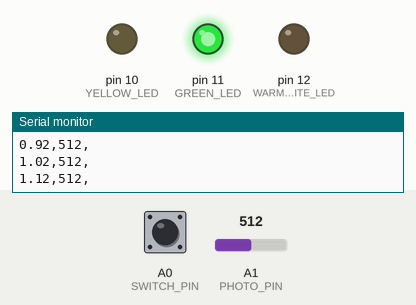
Simulated run of this sketch. Board: Arduino Uno, built with avr-gcc and run on an emulated ATmega328P. Shown: output pins drawn as LEDs (lit = HIGH), the last lines printed to the serial monitor. The test bench sets the inputs (shaded band); at power-on: A0 (SWITCH_PIN) HIGH, A1 (PHOTO_PIN) = 512.

Above: at 1.2 s.
1.3 s: A0 (SWITCH_PIN) pulled LOW for 1 s
At 1.53 s:
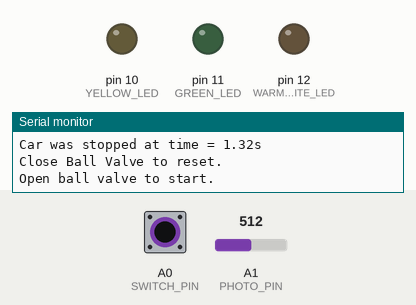
At 2.9 s:
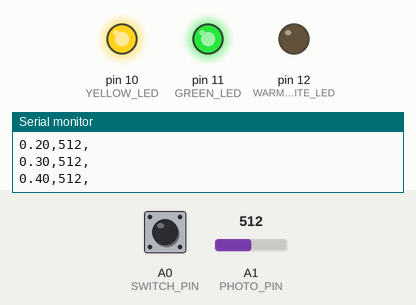
3.9 s: A0 (SWITCH_PIN) pulled LOW for 0.15 s
At 4.7 s:
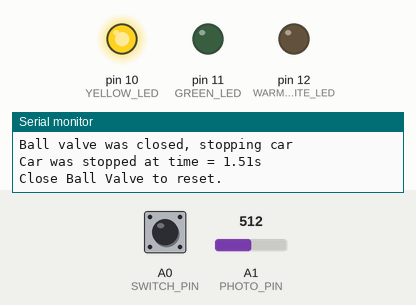
Timing chart, 0 to 6.9 s (numbered marks = the images above; inputs shaded):
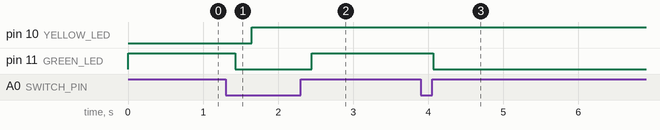

The sketch:

batterycode26.ino
```cpp
/*
Code for the 2026 Purdue (battery) Chem-E-Car powered by an alkaline battery for the regional competition.
Created by Kenneth Meng, Madhav Valiyaparambil, Alice Hai Last updated March 1, 2024
*/

#define PHOTO_PIN A1
#define SWITCH_PIN A0
#define VOLTAGE_PIN A3

#define WARMWHITE_LED 12
#define GREEN_LED 11
#define YELLOW_LED 10

#define AIN1 5
#define AIN2 6
#define BIN1 7
#define BIN2 8

#define NUM_TO_AVERAGE 120 // how many data points to average to determine the initial value
#define NUM_TO_SKIP 85 // number of data points at the beginning to skip to account for change in light level from opening the ball valve


// variables for keeping track of time for recording data without using delay()
unsigned long startTime;
unsigned long currentTime;
unsigned long previousTime = 0;

void setup() {
  // start serial communication
  Serial.begin(9600);

  // set up pins
  pinMode(SWITCH_PIN, INPUT_PULLUP);
  pinMode(WARMWHITE_LED, OUTPUT);
  pinMode(GREEN_LED, OUTPUT);
  pinMode(YELLOW_LED, OUTPUT);
}

void loop() {

  int photoOut;
  unsigned long photoTotal = 0;
  float initialPhotoAvg = 1;
  int runningStatus = 1;
  float photoFraction = 0;
  int i = 1;
  int photo1 = 0;
  int photo2 = 0;
  int photo3 = 0;
  float photoAvg = 0;
  int thresh = 0;

  digitalWrite(WARMWHITE_LED, LOW); // warm white LED off indicates the car will start

  /*while(true) { //Code to check if photoresistor is working
    photoOut = analogRead(PHOTO_PIN);
    photo1 = analogRead(PHOTO_PIN);
    photo2 = analogRead(PHOTO_PIN);
    photo3 = analogRead(PHOTO_PIN);

    photoAvg = (float) (photo1 + photo2 + photo3)/3;
    Serial.print(photoAvg);
    Serial.print("\n");
    delay(200);
  }*/

  Serial.println("Open ball valve to start.");
  while (!digitalRead(SWITCH_PIN)){ // reed switch is open (magnet is close to it), keep car stationary
    delay(200);
    if(analogRead(PHOTO_PIN) != 0) // if the photoresistor is connected (0 if unconnected)
    {
      digitalWrite(YELLOW_LED, HIGH); // turn on the yellow LED
    } else
    {
      digitalWrite(YELLOW_LED, LOW); // turn off the yellow LED
    }
  }

  Serial.println("Ball valve was opened, starting car");
  digitalWrite(GREEN_LED, HIGH); // turn on green LED to indicate ball valve opening was detected
  startTime = millis();

  do{
    currentTime = millis() - startTime; // calculate time since the car was started
    if (currentTime > 12000) // 8.5-second delay to allow the operator to fully open the ball valve
    {
      runMotors(); // run the motors to drive the car forward
    }
    photoOut = analogRead(PHOTO_PIN); // get photoresistor output

    photoFraction = (float) photoOut / initialPhotoAvg;
    if (initialPhotoAvg == 1) {
      Serial.print(currentTime/1000.0); Serial.print(","); Serial.print(photoOut); Serial.print(","); Serial.print(" "); Serial.println("");
    }
    else {
      Serial.print(currentTime/1000.0); Serial.print(","); Serial.print(photoOut); Serial.print(","); Serial.print(photoFraction); Serial.println(""); // output time and value
    }
    //Serial.print(photoOut);Serial.println("");

    if ((i < NUM_TO_AVERAGE) && (i > NUM_TO_SKIP)) { //calculate total of first N values
      photoTotal = photoTotal + photoOut;
    }

    if (i == NUM_TO_SKIP) {
      Serial.println("Starting to avg data");
    }

    i++; // increment i by 1 every 0.1 seconds

    if (i == NUM_TO_AVERAGE){ // calculate average of first N values
      initialPhotoAvg = (float) photoTotal / (i-1-NUM_TO_SKIP);
      Serial.print("Ending avg data. Avg is: ");
      Serial.print(initialPhotoAvg);
      Serial.println("");
      //initialPhotoAvg = (float) photoTotal / (i-1);
    }

    photo1 = analogRead(PHOTO_PIN);
    photo2 = analogRead(PHOTO_PIN);
    photo3 = analogRead(PHOTO_PIN);

    photoAvg = (float) (photo1 + photo2 + photo3)/3;

    if (i > NUM_TO_AVERAGE && (((float) photoAvg / initialPhotoAvg) <= 0.5)){ // if the value is less than 50% of the initial average, stop the car
      thresh++;
      if (thresh >= 10) {
        Serial.print("Stopped car at time = ");
        Serial.print((millis()-startTime)/1000.0);
        Serial.print(" s");
        Serial.println("");
        runningStatus = 0;
        thresh = 0;
      }
    }

    if (!digitalRead(SWITCH_PIN)) // ball valve is closed, emergency shutdown
    {
      runningStatus = 0;
      Serial.println("Ball valve was closed, stopping car");
    }

    delay(100); // data collection every 0.1 seconds
  }while(runningStatus);

  stopMotors(); // stops the motors
  Serial.print("Car was stopped at time = "); Serial.print(currentTime/1000.0); Serial.print("s"); Serial.println("");
  digitalWrite(GREEN_LED, LOW); // turn off green LED to indicate car has stopped

  Serial.println("Close Ball Valve to reset.");

  while (digitalRead(SWITCH_PIN)){ // reed switch is closed (magnet is not close to it), wait
    delay(200);
  }
}

// runs the motors one way
void runMotors() {

  // car go backward
  /*
  digitalWrite(AIN1, HIGH);
  digitalWrite(AIN2, LOW);
  digitalWrite(BIN1, HIGH);
  digitalWrite(BIN2, LOW);
  */

  // one motor slower; backward
  /*
  analogWrite(AIN1, 200);
  digitalWrite(AIN2, LOW);
  digitalWrite(BIN1, HIGH);
  digitalWrite(BIN2, LOW);
  */

  // one motor slower; forward
  digitalWrite(AIN2, HIGH);
  digitalWrite(AIN1, LOW);
  analogWrite(BIN2, 130);
  digitalWrite(BIN1, LOW);
  //car go forward
  /*
  digitalWrite(AIN1, LOW);
  digitalWrite(AIN2, HIGH);
  digitalWrite(BIN1, LOW);
  digitalWrite(BIN2, HIGH);
  */
}

// stops the motors
void stopMotors(){
  digitalWrite(AIN1, LOW);
  digitalWrite(AIN2, LOW);
  digitalWrite(BIN1, LOW);
  digitalWrite(BIN2, LOW);
}
```

Measured:
- after the input at 1.3 s, pin 10 (YELLOW_LED): LOW → HIGH after 0.35 s; pin 11 (GREEN_LED): HIGH → LOW after 0.13 s, → HIGH 1.0 s later
- after the input at 3.9 s, pin 11 (GREEN_LED): HIGH → LOW after 0.17 s
